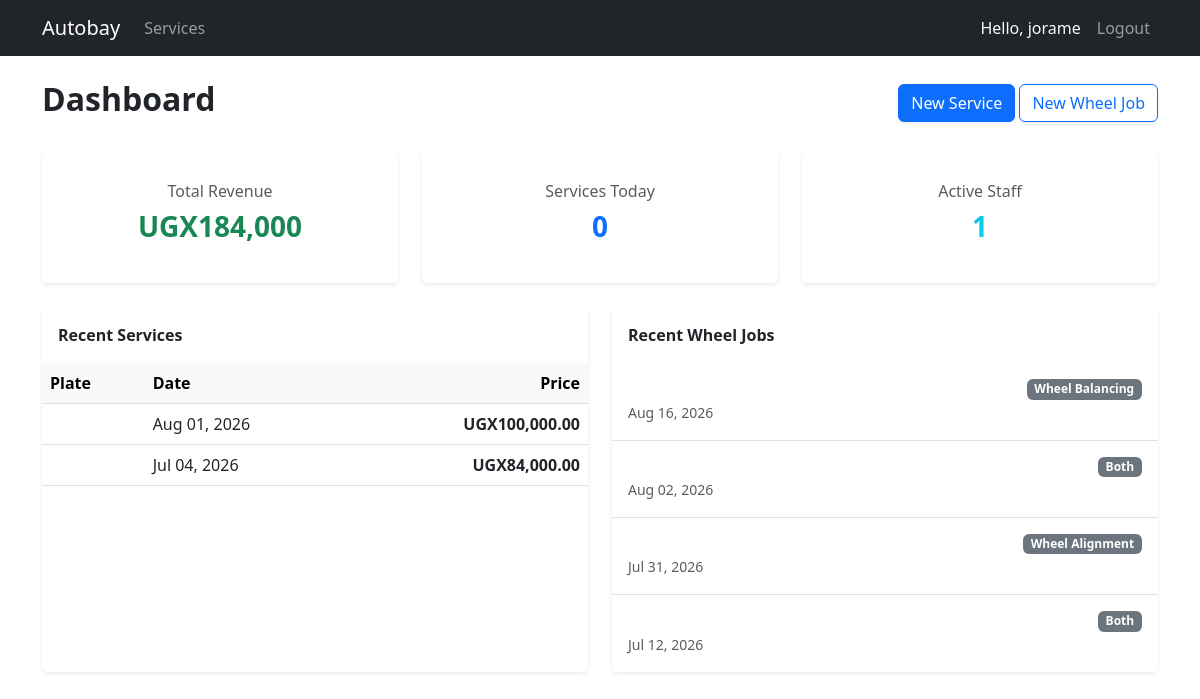
The app's page /dashboard/ (signed in), older data.
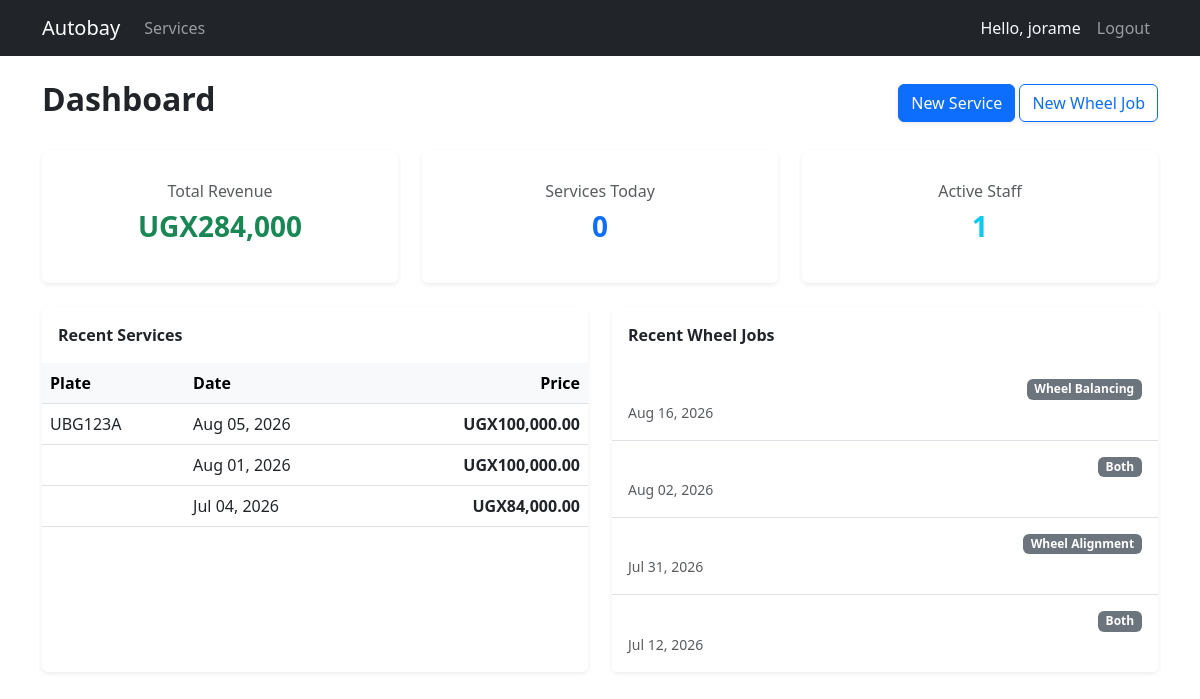
The same page, newer data.
### services/models.py (models this page shows)
class ServiceRecord(models.Model):
    customer = models.ForeignKey(
        Customer,
        on_delete=models.CASCADE,
        related_name='service_records',
        null=True,
        blank=True,
    )
    car_plate = models.CharField(max_length=20, default='')
    date = models.DateField()
    price = models.DecimalField(
        max_digits=10,
        decimal_places=2,
        validators=[MinValueValidator(0)],
    )
    quantity_parts = models.IntegerField()
    parts_details = models.TextField()
    technician = models.CharField(max_length=100)

class WheelService(models.Model):
    customer = models.ForeignKey(
        Customer,
        on_delete=models.CASCADE,
        related_name='wheel_services',
        null=True,
        blank=True,
    )
    car_plate = models.CharField(max_length=20, default='')
    service_type = models.CharField(
        max_length=20,
        choices=[
            ('alignment', 'Wheel Alignment'),
            ('balancing', 'Wheel Balancing'),
            ('both', 'Both'),
        ],
    )
    date = models.DateField()
    technician = models.CharField(max_length=100)
    cost = models.DecimalField(
        max_digits=10,
        decimal_places=2,
        validators=[MinValueValidator(0)],
    )

### dashboard/views.py (the view, shortened to what this page needs)
# urls.py: path('', views.dashboard, name='dashboard_index'),
@login_required
def dashboard(request):
    if request.user.is_staff or getattr(request.user, 'is_mechanic', False):
        total_revenue = (
            ServiceRecord.objects.aggregate(total=Sum('price'))['total'] or 0
        )
        recent_services = ServiceRecord.objects.all().order_by('-date')[:5]
        recent_wheels = WheelService.objects.all().order_by('-date')[:5]
        context = {
            'is_mechanic': True,
            'total_revenue': total_revenue,
            'recent_services': recent_services,
            'recent_wheels': recent_wheels,
            'service_count_today': ServiceRecord.objects.filter(
                date=timezone.now().date()
            ).count(),
            'active_staff_count': User.objects.filter(is_active=True).count(),
        }
        return render(request, 'dashboard/dashboard.html', context)

### dashboard/templates/dashboard/dashboard.html (shortened to what this page needs)
{% extends 'dashboard/base.html' %}
{% load humanize %}
{% block content %}
<div class="container-fluid px-0">
    <div class="d-flex justify-content-between align-items-center mb-4">
        <h2 class="fw-bold">Dashboard</h2>
        <div>
            <a href="{% url 'services:service-create' %}" class="btn btn-primary shadow-sm"> New Service</a>
    <a href="{% url 'services:wheel-create' %}" class="btn btn-outline-primary shadow-sm"> New Wheel Job</a>
        </div>
    </div>
    <div class="row g-4 mb-4">
        <div class="col-md-4">
            <div class="card border-0 shadow-sm text-center p-3">
                <div class="card-body">
                    <h6 class="text-muted">Total Revenue</h6>
                    <h3 class="fw-bold text-success">UGX{{ total_revenue|intcomma }}</h3>
                </div>
            </div>
        </div>
        <div class="col-md-4">
            <div class="card border-0 shadow-sm text-center p-3">
                <div class="card-body">
                    <h6 class="text-muted">Services Today</h6>
                    <h3 class="fw-bold text-primary">{{ service_count_today }}</h3>
                </div>
            </div>
        </div>
        <div class="col-md-4">
            <div class="card border-0 shadow-sm text-center p-3">
                <div class="card-body">
                    <h6 class="text-muted">Active Staff</h6>
                    <h3 class="fw-bold text-info">{{ active_staff_count }}</h3>
                </div>
            </div>
        </div>
    </div>
    <div class="row g-4">
        <div class="col-lg-6">
            <div class="card shadow-sm h-100 border-0">
                <div class="card-header bg-white py-3 fw-bold border-bottom-0">Recent Services</div>
                <div class="table-responsive">
                    <table class="table table-hover align-middle mb-0">
                        <thead class="table-light">
                            <tr>
                                <th>Plate</th>
                                <th>Date</th>
                                <th class="text-end">Price</th>
                            </tr>
                        </thead>
                        <tbody>
                            {% for service in recent_services %}
                            <tr>
                                <td>{{ service.car_plate }}</td>
                                <td>{{ service.date|date:"M d, Y" }}</td>
                                <td class="text-end fw-bold">UGX{{ service.price|intcomma }}</td>
                            </tr>
                            {% empty %}
                            <tr><td colspan="3" class="text-center text-muted py-4">No recent services.</td></tr>
                            {% endfor %}
                        </tbody>
                    </table>
                </div>
            </div>
        </div>
        <div class="col-lg-6">
            <div class="card shadow-sm h-100 border-0">
                <div class="card-header bg-white py-3 fw-bold border-bottom-0">Recent Wheel Jobs</div>
                <ul class="list-group list-group-flush">
                    {% for wheel in recent_wheels %}
                    <li class="list-group-item py-3">
                        <div class="d-flex justify-content-between">
                            <span class="badge bg-secondary">{{ wheel.get_service_type_display }}</span>
                        </div>
                        <small class="text-muted">{{ wheel.date|date:"M d, Y" }}</small>
                    </li>
                    {% empty %}
                    <li class="list-group-item text-muted py-4 text-center">No recent wheel jobs.</li>
                    {% endfor %}
                </ul>
            </div>
        </div>
    </div>
</div>
{% endblock %}

Row changes from the older to the newer data that the page shows:
added ServiceRecord: car_plate "UBG123A", date "Aug 05, 2026", price "100,000.00"
Text that changed along with them:
{{ total_revenue|intcomma }}: "184,000" → "284,000"
